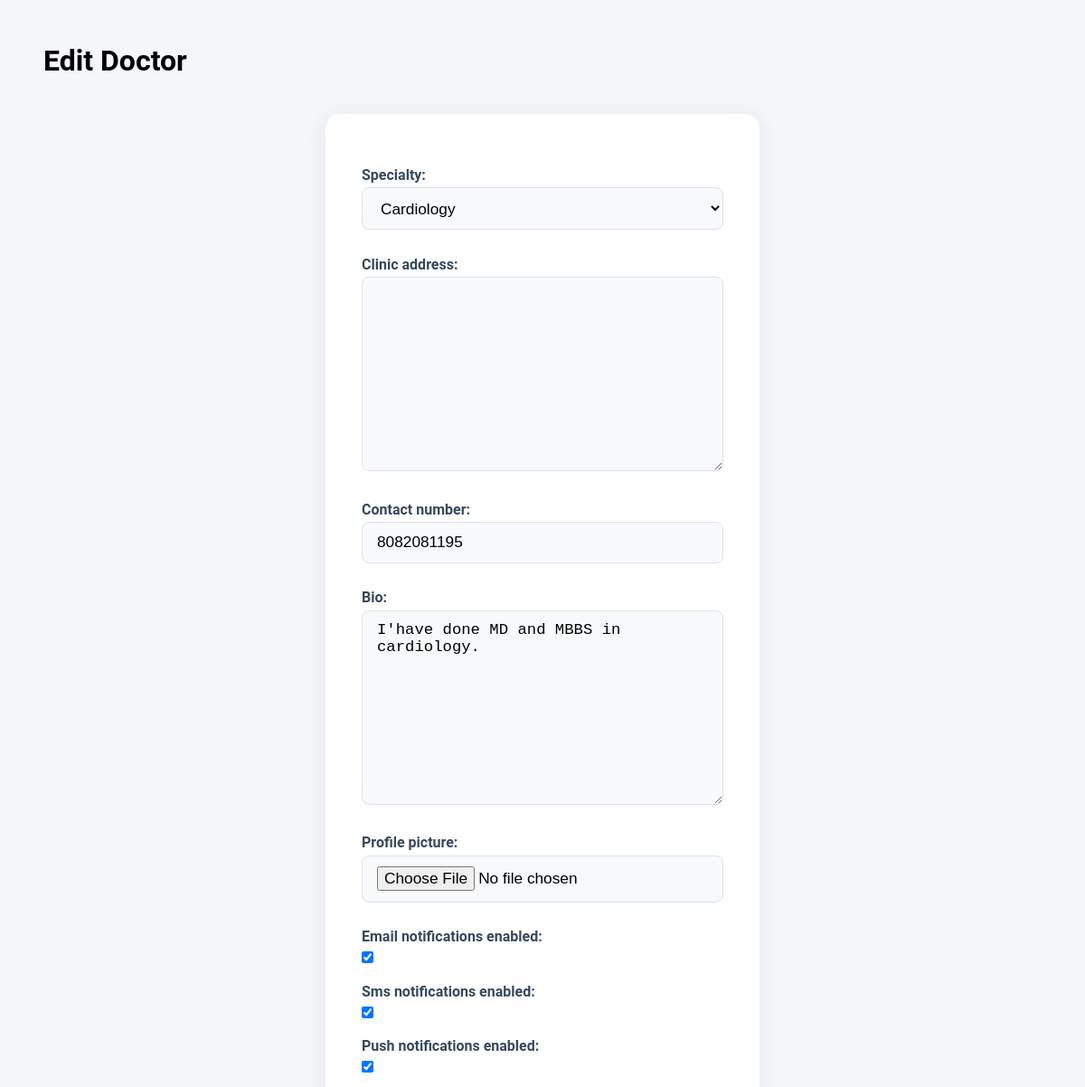
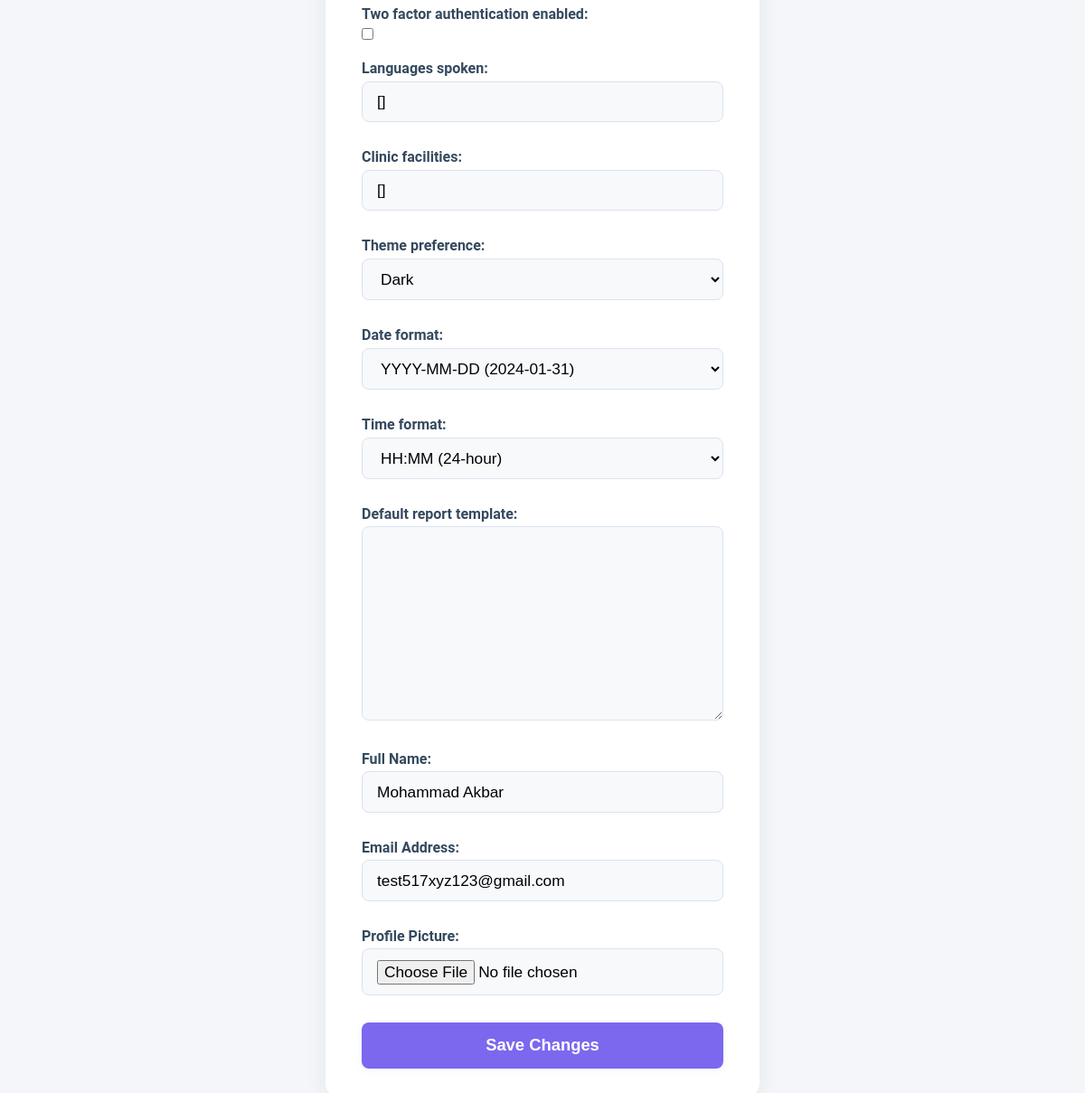
Page /admin-edit-doctor/12/ (signed in) on the committed database (2 pictures, top to bottom).
### medidash/models.py (models this page shows, shortened)
class DoctorProfile(models.Model):
    user = models.OneToOneField(CustomUser, on_delete=models.CASCADE, primary_key=True, limit_choices_to={'role': 'doctor'})
    specialty = models.CharField(max_length=100, blank=True, null=True)
    clinic_address = models.TextField(blank=True, null=True)
    contact_number = models.CharField(max_length=20, blank=True, null=True)
    bio = models.TextField(blank=True, null=True)
    profile_picture = models.ImageField(upload_to='profile_pics/doctors/', blank=True, null=True)
    STATUS_CHOICES = [
        ('active', 'Active'),
        ('inactive', 'Inactive'),
    ]
    status = models.CharField(max_length=50, choices=STATUS_CHOICES, default='active')
    email_notifications_enabled = models.BooleanField(default=True)
    sms_notifications_enabled = models.BooleanField(default=False)
    push_notifications_enabled = models.BooleanField(default=True)
    two_factor_authentication_enabled = models.BooleanField(default=False)
    languages_spoken = models.JSONField(default=list, blank=True) # Stored as JSON array
    clinic_facilities = models.JSONField(default=list, blank=True) # Stored as JSON array
    theme_preference = models.CharField(max_length=50, default='light')
    date_format = models.CharField(max_length=20, default='YYYY-MM-DD')
    time_format = models.CharField(max_length=20, default='HH:MM')
    default_report_template = models.TextField(blank=True, null=True)

class CustomUser(AbstractUser):
    USER_ROLES = (
        ('admin', 'Admin'),
        ('doctor', 'Doctor'),
        ('patient', 'Patient'),
    )
    role = models.CharField(max_length=10, choices=USER_ROLES)
    groups = models.ManyToManyField(
        Group,
        verbose_name=('groups'),
        blank=True,
        help_text=(
            'The groups this user belongs to. A user will get all permissions '
            'granted to each of their groups.'
        ),
        related_name="customuser_set", # Changed related_name
        related_query_name="user",
    )
    user_permissions = models.ManyToManyField(
        Permission,
        verbose_name=('user permissions'),
        blank=True,
        help_text=('Specific permissions for this user.'),
        related_name="customuser_set", # Changed related_name
        related_query_name="user",
    )
    email_notifications_enabled = models.BooleanField(default=True)
    sms_notifications_enabled = models.BooleanField(default=False)
    two_factor_authentication_enabled = models.BooleanField(default=False)
    middle_name = models.CharField(max_length=50, blank=True, null=True)
    class Meta:
        verbose_name = 'Custom User'
        verbose_name_plural = 'Custom Users'

### medidash/views.py (the view)
# urls.py: path('admin-edit-doctor/<int:doctor_id>/', views.admin_edit_doctor, name='admin_edit_doctor'),
@login_required(login_url='login')
@user_passes_test(is_admin, login_url='access_denied')
def admin_edit_doctor(request, doctor_id):
    doctor_profile = get_object_or_404(DoctorProfile, user__id=doctor_id)
    if request.method == 'POST':
        form = DoctorUpdateForm(request.POST, request.FILES, instance=doctor_profile)
        if form.is_valid():
            form.save()
            messages.success(request, 'Doctor profile updated successfully!')
            return redirect('admin_view_records')
    else:
        form = DoctorUpdateForm(instance=doctor_profile)
    context = {
        'form': form,
        'doctor': doctor_profile,
        'username': request.user.username,
        'profile_pic_url': 'https://placehold.co/40x40/f0f4f7/556080?text=AD',
        'unread_notifications_count': SystemNotification.objects.filter(recipient=request.user, is_read=False).count(),
    }
    return render(request, 'admin/edit_doctor.html', context)

### medidash/views.py (called while the page is built)
def is_admin(user):
    return user.is_authenticated and user.role == 'admin'

### templates/admin/edit_doctor.html (shortened to what this page needs)
{% load static %}
<!DOCTYPE html>
<html lang="en">
<head>
    <link rel="stylesheet" href="{% static 'styles/patient.css' %}">
</head>
<body>
    <div class="main-container">
        <h1>Edit Doctor</h1>
        <form method="post" enctype="multipart/form-data" class="admin-edit-form">
            {{ form.as_p }}
            <button type="submit" class="action-button">Save Changes</button>
        </form>
    </div>
</body>
</html>

### static/styles/patient.css (style rules this page uses)
* { padding: 0; margin: 0; box-sizing: border-box; }
:root { --background-color: #f4f6f9; --primary-color: #2980b9; --secondary-color: #7f8c8d; --button-color:#3498db; --header-footer-color: #2c3e50; --panel-bg-color: #34495e; --alert-color: #e74c3c; --box-background-color:white; --normal-color:green; --text-primary: #2c3e50; --text-secondary: #7f8c8d; --text-on-dark: #ffffff; }
html body { font-family: 'Roboto', sans-serif; background: var(--box-background-color); }
.main-container { background-color: var(--background-color); margin: 0 auto; padding: 3rem; }
.admin-edit-form { background: #fff; border-radius: 16px; box-shadow: 0 4px 24px rgba(44, 62, 80, 0.08); padding: 2.5rem 2.5rem 2rem 2.5rem; max-width: 480px; margin: 2.5rem auto 0 auto; display: flex; flex-direction: column; align-items: stretch; }
.admin-edit-form label { font-weight: 600; color: #34495e; margin-bottom: 0.3rem; margin-top: 1.1rem; display: block; }
.admin-edit-form input[type="text"], .admin-edit-form input[type="email"], .admin-edit-form input[type="file"], .admin-edit-form input[type="password"], .admin-edit-form textarea, .admin-edit-form select { width: 100%; padding: 0.7rem 1rem; border: 1px solid #dbe2ef; border-radius: 8px; margin-bottom: 0.7rem; font-size: 1.08rem; background: #f7f9fb; transition: border 0.2s; }
.admin-edit-form .action-button { background: #7B68EE; color: #fff; border: none; border-radius: 8px; padding: 0.9rem 2.2rem; font-size: 1.15rem; font-weight: 600; margin-top: 1.2rem; cursor: pointer; box-shadow: 0 2px 8px rgba(41,128,185,0.07); transition: background 0.2s, color 0.2s, box-shadow 0.2s; }
body { background: #f4f7fa; font-family: 'Segoe UI', Arial, sans-serif; margin: 0; padding: 0; }

### rows in the picture
DoctorProfile: specialty "Cardiology", contact_number "8082081195", bio "I'have done MD and MBBS in cardiology.", email_notifications_enabled "☑", sms_notifications_enabled "☑", push_notifications_enabled "☑", languages_spoken "[]", clinic_facilities "[]", theme_preference "Dark", date_format "YYYY-MM-DD (2024-01-31)", time_format "HH:MM (24-hour)"
CustomUser: email "test517xyz123@gmail.com"
